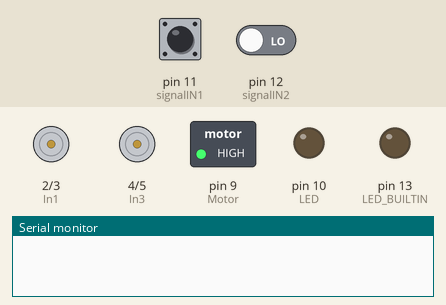
This sketch was run on a simulated Arduino Nano, built with avr-gcc and run on an emulated ATmega328P. Shown: motor-driver pin pairs drawn as motors (green arrow = first pin HIGH = forward, orange = second pin HIGH = backward, longer = more drive), switched loads named in the sketch (green lamp = pin HIGH), output pins drawn as LEDs (lit = HIGH), the last lines printed to the serial monitor. The inputs (shaded band) are chosen by the test bench; at power-on: pin 11 (signalIN1) LOW, pin 12 (signalIN2) LOW.

Above: at 1.2 s.
1.3 s: pin 11 (signalIN1) driven HIGH
At 3.3 s:
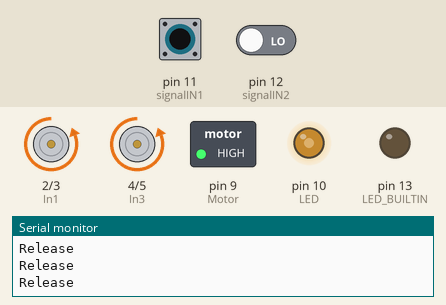
3.7 s: pin 11 (signalIN1) driven LOW
At 6.0 s:
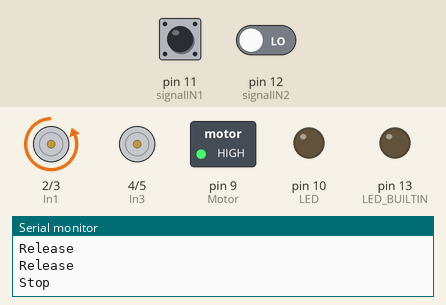
6.7 s: pin 12 (signalIN2) driven HIGH
At 8.6 s:
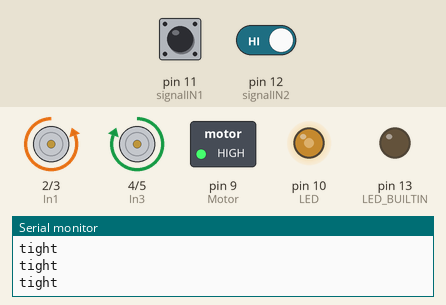
9.1 s: pin 12 (signalIN2) driven LOW
At 9.29 s:
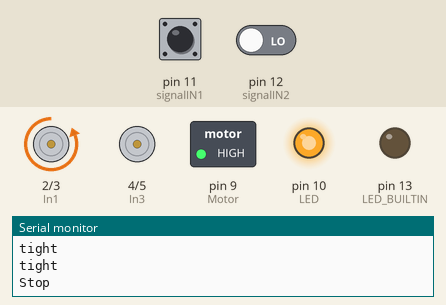
12.1 s: pin 11 (signalIN1) driven HIGH and pin 12 (signalIN2) driven HIGH
At 12.25 s:
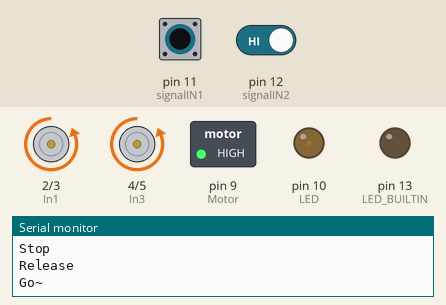
15.1 s: pin 11 (signalIN1) pulsed LOW 2 times (0.12 s each, 0.3 s apart)
At 15.31 s:
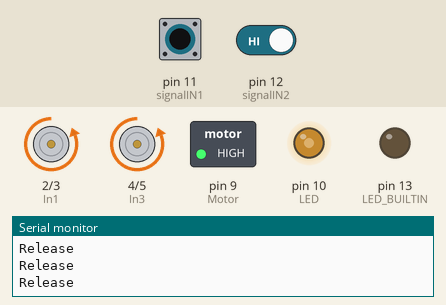
Timing chart, 0 to 18.1 s (numbered marks = the images above; inputs shaded):
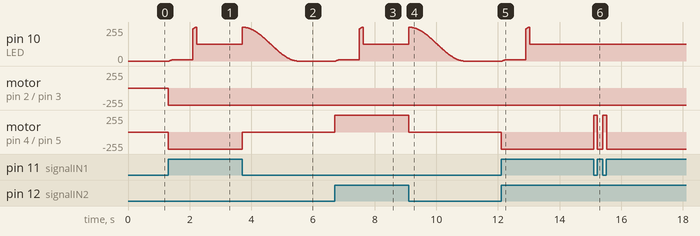

Measured:
- after the input at 1.3 s, pin 10 (LED): rises from 0/255 to 253/255 in 0.85 s, then falls to 127/255 in 0.04 s; motor on pin 2 (In1) / pin 3 (In2), motor on pin 4 (In3) / pin 5 (In4): stopped → backward 255/255 at once
- after the input at 3.7 s, motor on pin 4 (In3) / pin 5 (In4): backward 255/255 → stopped at once
- after the input at 6.7 s, pin 10 (LED): rises from 0/255 to 253/255 in 0.85 s, then falls to 127/255 in 0.04 s; motor on pin 4 (In3) / pin 5 (In4): stopped → forward 255/255 at once
- after the input at 9.1 s, motor on pin 4 (In3) / pin 5 (In4): forward 255/255 → stopped at once
- after the input at 12.1 s, pin 10 (LED): rises from 0/255 to 253/255 in 0.85 s, then falls to 127/255 in 0.04 s; motor on pin 4 (In3) / pin 5 (In4): stopped → backward 255/255 at once
- after the input at 15.1 s, motor on pin 4 (In3) / pin 5 (In4): alternates forward 255/255 for 0.12 s and backward 255/255 for 0.19 s, 4 changes in all, then stays backward 255/255, starting at once

The sketch:

hand_motor_R.ino
```cpp
/*
 *            ！！注意左右邊順逆時針問題！！
 *
 * 2021.09.29 Body Topology hand_part for 右邊
 *            Motor Arduino Code
 *
 * 2022.06.01 for 2022改
 * 2022.06.25 for control without LED
 * 2022.10.27 for new installation control by RX480E-4
 *
 * by Xylo Hsiao
 */

const int In1   = 2;      //for LED
const int In2   = 3;
const int In3   = 4;      //for Motor
const int In4   = 5;
const int Motor = 9;      // 600 ~= 5V; 1023 ~=11V
const int LED   = 10;
int Maxbright   = 255/2;  //PWM 0 ~ 255
#define handEnd   A7
#define signalIN1 11      //for release
#define signalIN2 12      //for tight
const int handMotor_time = 5000;
int releaseSignal = 0;
int tightSignal   = 0;
int motorState    = 0;
int ledState      = 0;

void setup() {
  pinMode(In1,      OUTPUT);
  pinMode(In2,      OUTPUT);
  pinMode(In3,      OUTPUT);
  pinMode(In4,      OUTPUT);
  pinMode(Motor,    OUTPUT);
  pinMode(LED,      OUTPUT);
  pinMode(handEnd,  INPUT);
  pinMode(signalIN1,    INPUT);
  pinMode(signalIN2,    INPUT);
  pinMode(LED_BUILTIN, OUTPUT);
  analogWrite(Motor,  980);  //900
  analogWrite(LED,    0);
  digitalWrite(In1,   LOW);
  digitalWrite(In2,   HIGH);
  mstop();
  Serial.begin(9600);
}

void loop() {
  //Serial.println(analogRead(handEnd));
  releaseSignal = digitalRead(signalIN1);
  tightSignal   = digitalRead(signalIN2);

  if (releaseSignal == HIGH){
    releaseR();
    Serial.println("Release");
    if (ledState == 0){
      Serial.println("Go~");
      light();
      ledState = 1;
    }
  }else if (tightSignal == HIGH){
      tightR();
      Serial.println("tight");
      if (ledState == 0){
        Serial.println("Go~");
        light();
        ledState = 1;
      }
    }

  if (ledState == 1){
    digitalWrite(In1, LOW);
    digitalWrite(In2, HIGH);
    analogWrite(LED, Maxbright);
    if (releaseSignal == LOW && tightSignal == LOW){
      Serial.println("Stop");
      mstop();
      goOut();
      ledState = 0;
    }
  }
}

void tightR(){
  digitalWrite(In3, HIGH);
  digitalWrite(In4, LOW);
}
void releaseR(){
  digitalWrite(In3, LOW);
  digitalWrite(In4, HIGH);
}

void mstop(){
  digitalWrite(In1, LOW);
  digitalWrite(In2, LOW);
  digitalWrite(In3, LOW);
  digitalWrite(In4, LOW);
}

void light(){
  digitalWrite(In1, LOW);
  digitalWrite(In2, HIGH);
  for (int i = 180; i < 360; i++) {
  float angle = radians(i+90);
  int bright = Maxbright + Maxbright*sin(angle);
  analogWrite(LED, bright);
  delay(5);
  }
}

void goOut(){
  digitalWrite(In1, LOW);
  digitalWrite(In2, HIGH);
  for (int i = 0; i < 180; i++) {
  float angle = radians(i+90);
  int bright = Maxbright + Maxbright*sin(angle);
  analogWrite(LED, bright);
  delay(10);
  }
}
```
